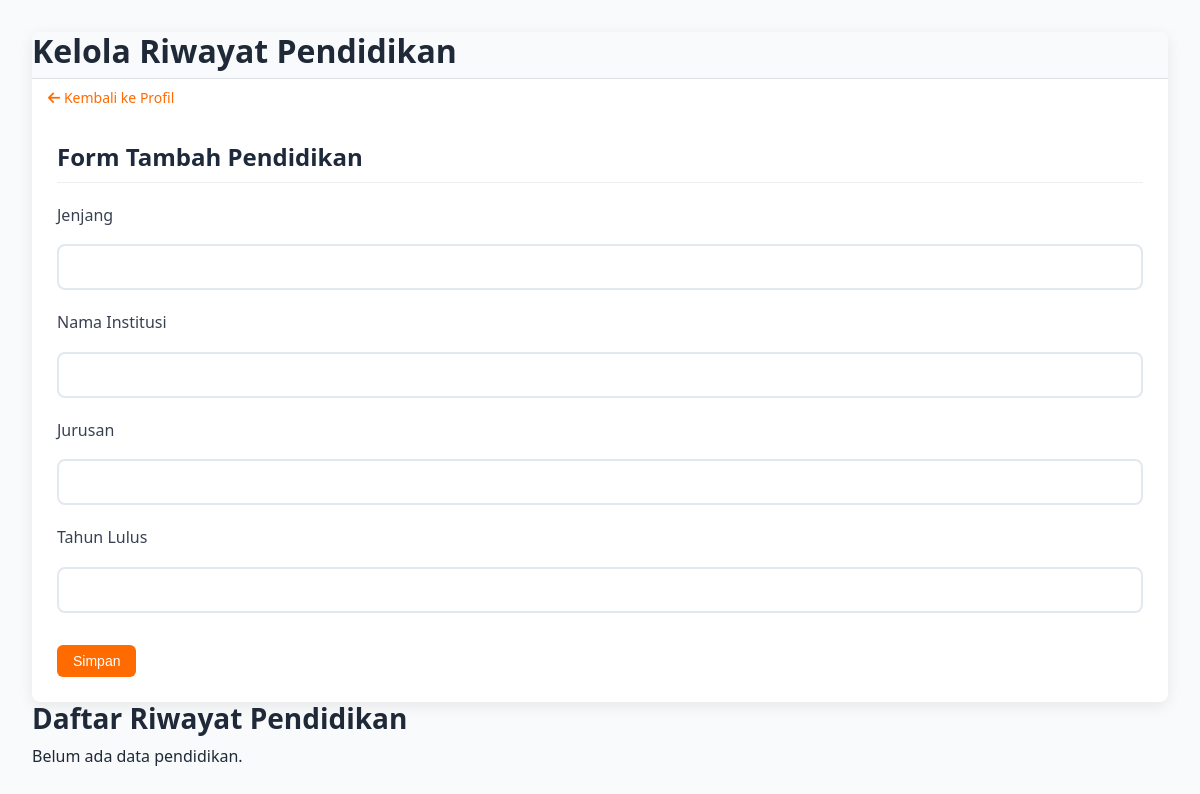
/User/kelola_pendidikan.php (signed in), run on an earlier commit of the app's database.
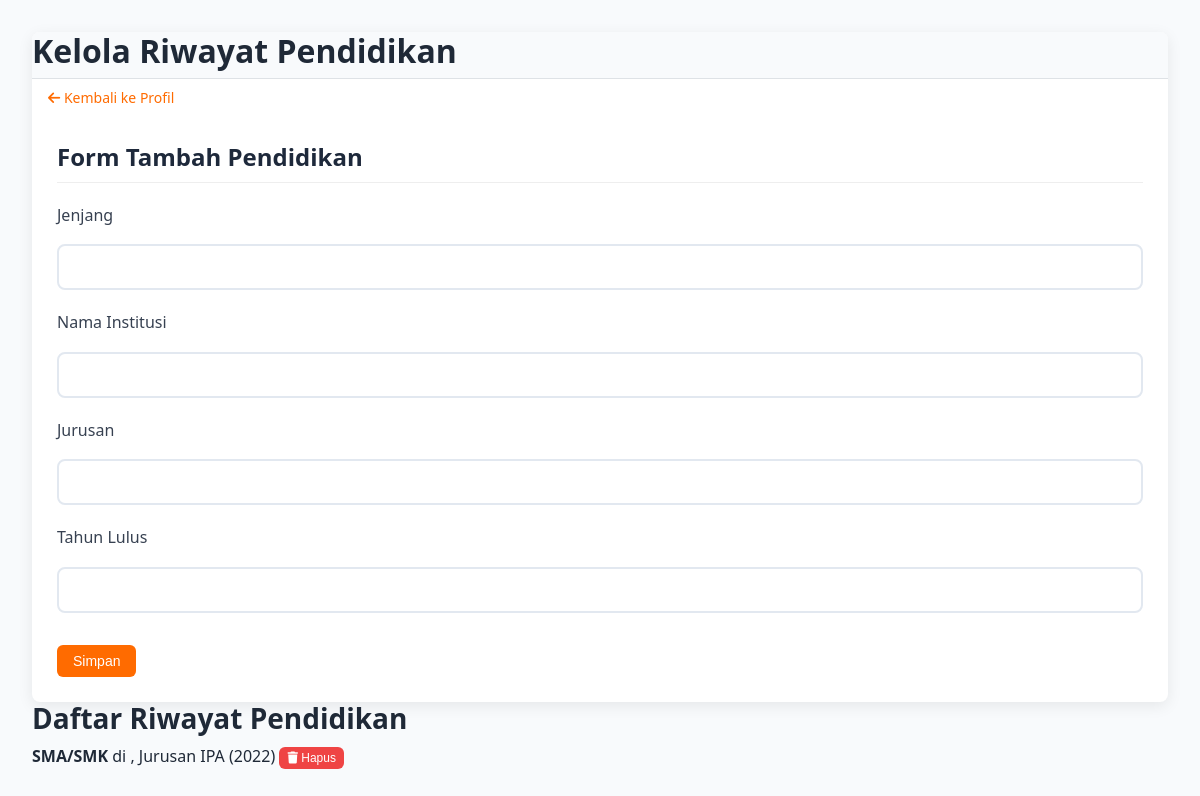
And on a later commit of the database.
### tables this page shows
CREATE TABLE `pendidikan` (
  `pendidikan_id` int(11) NOT NULL,
  `user_id` int(11) NOT NULL,
  `jenjang` enum('SMA/SMK','Diploma','Sarjana','Magister','Doktor') NOT NULL,
  `nama_institusi` varchar(150) NOT NULL,
  `jurusan` varchar(100) DEFAULT NULL,
  `tahun_lulus` int(4) NOT NULL,
  `nilai` decimal(3,2) DEFAULT NULL
);

### User/kelola_pendidikan.php (the view, shortened to what this page needs)
<?php
include '../auth/koneksi.php';
$user_id = $_SESSION['user_id'];
$pendidikan_list = mysqli_fetch_all(mysqli_query($conn, "SELECT * FROM pendidikan WHERE user_id = '$user_id' ORDER BY tahun_lulus DESC"), MYSQLI_ASSOC);
?>
<!DOCTYPE html>
<html lang="id">
<head>
    <link rel="stylesheet" href="../css/style.css">
    <link href="https://cdnjs.cloudflare.com/ajax/libs/font-awesome/6.0.0/css/all.min.css" rel="stylesheet" />
</head>
<body>
        <main class="main-content">
            <div class="profile-content">
                <div class="profile-tabs">
                <h1>Kelola Riwayat Pendidikan</h1>
                </div>
                <a href="profile.php" class="btn btn-secondary"><i class="fas fa-arrow-left"></i> Kembali ke Profil</a>
                <div id="personalTab" class="tab-pane active">
                    <form action="proses_pendidikan.php" method="POST" class="profile-form">
                        <div class="form-section">
                        <h3>Form Tambah Pendidikan</h3>
                        <div class="form-group">
                            <label for="jenjang">Jenjang</label>
                            <input type="text" name="jenjang" id="jenjang" required>
                        </div>
                        <div class="form-group">
                            <label for="institusi">Nama Institusi</label>
                            <input type="text" name="institusi" id="institusi" required>
                        </div>
                        <div class="form-group">
                            <label for="jurusan">Jurusan</label>
                            <input type="text" name="jurusan" id="jurusan">
                        </div>
                        <div class="form-group">
                            <label for="tahun_lulus">Tahun Lulus</label>
                            <input type="number" name="tahun_lulus" id="tahun_lulus" required>
                        </div>
                        </div>
                        <button type="submit" class="btn btn-primary">Simpan</button>
                    </form>
                </div>
            </div>
        <h2>Daftar Riwayat Pendidikan</h2>
        <?php if (count($pendidikan_list) > 0): ?>
            <ul class="education-list">
                <?php foreach ($pendidikan_list as $edu): ?>
                    <li>
                        <strong><?php echo htmlspecialchars($edu['jenjang']); ?></strong> di <?php echo htmlspecialchars($edu['institusi']); ?>,
                        Jurusan <?php echo htmlspecialchars($edu['jurusan']); ?> (<?php echo $edu['tahun_lulus']; ?>)
                        <form action="proses_pendidikan.php" method="POST" style="display:inline">
                            <button type="submit" class="btn btn-danger btn-sm" onclick="return confirm('Hapus riwayat ini?')">
                                <i class="fas fa-trash"></i> Hapus
                            </button>
                        </form>
                    </li>
                <?php endforeach; ?>
            </ul>
        <?php else: ?>
            <p>Belum ada data pendidikan.</p>
        <?php endif; ?>
     </main>
</body>
</html>

What changed in the data, as far as the page shows it:
added pendidikan: jenjang "SMA/SMK", jurusan "IPA", tahun_lulus "2022"
Also different on the page:
text no longer shown: "Belum ada data pendidikan."
